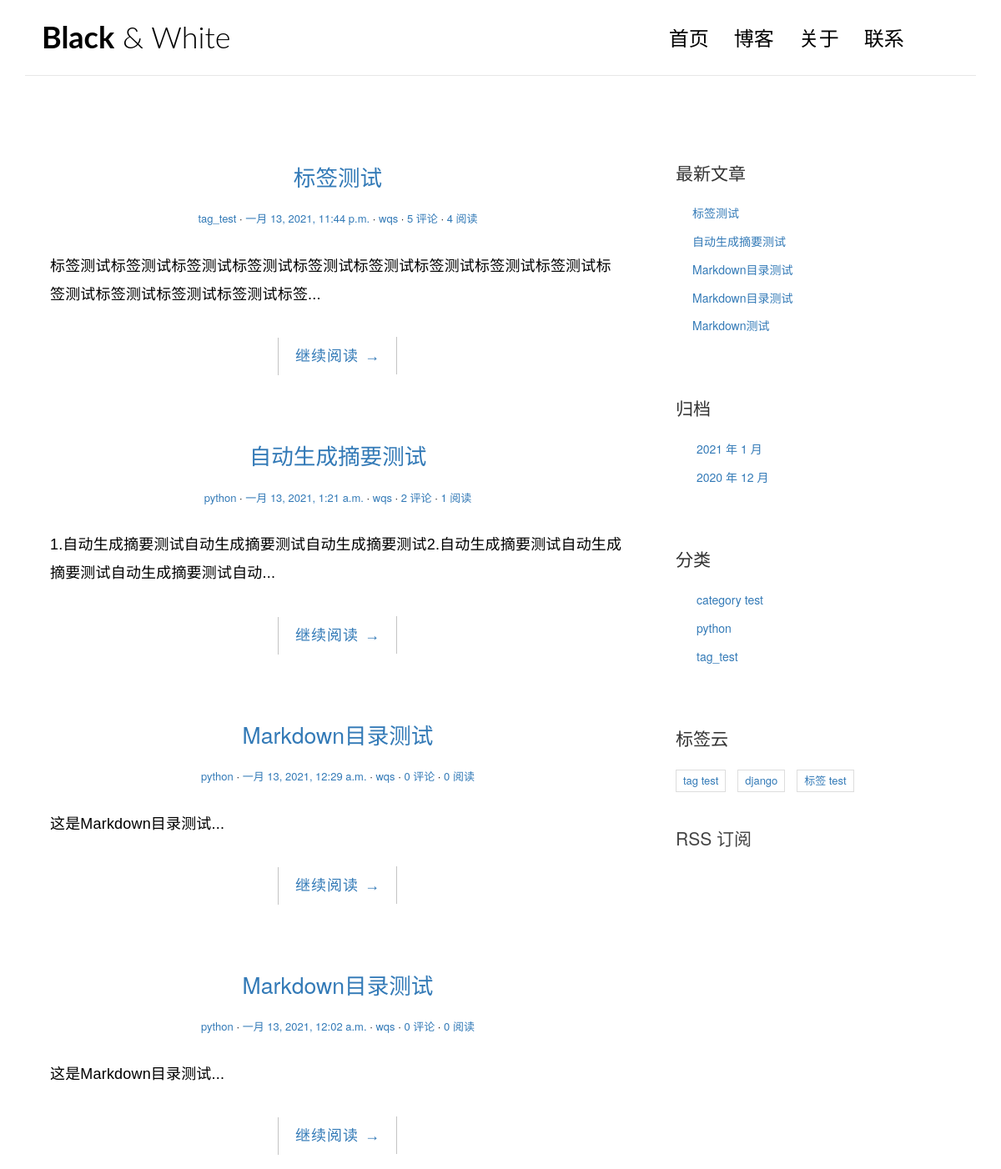
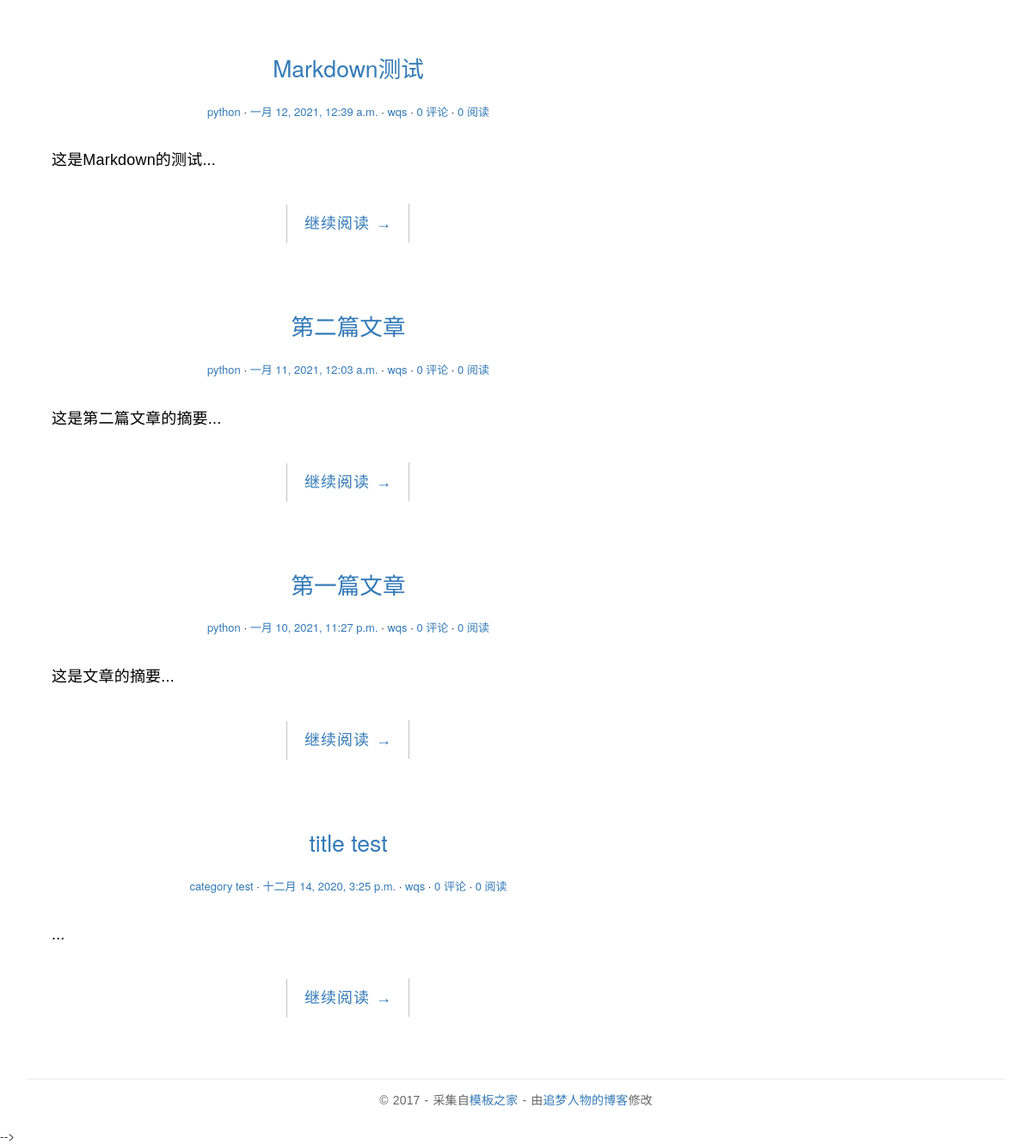
Before: / with the older database file (2 pictures, top to bottom).
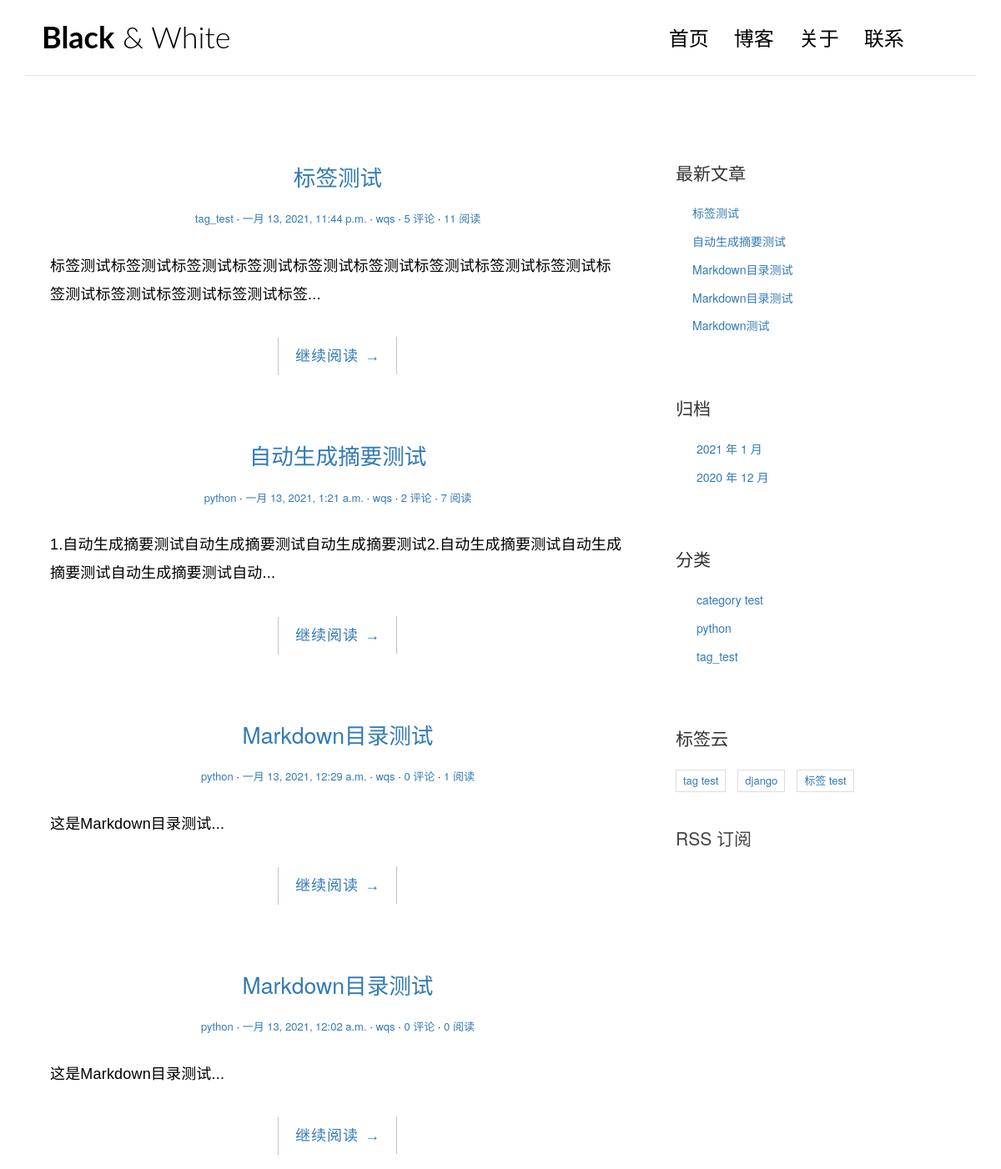
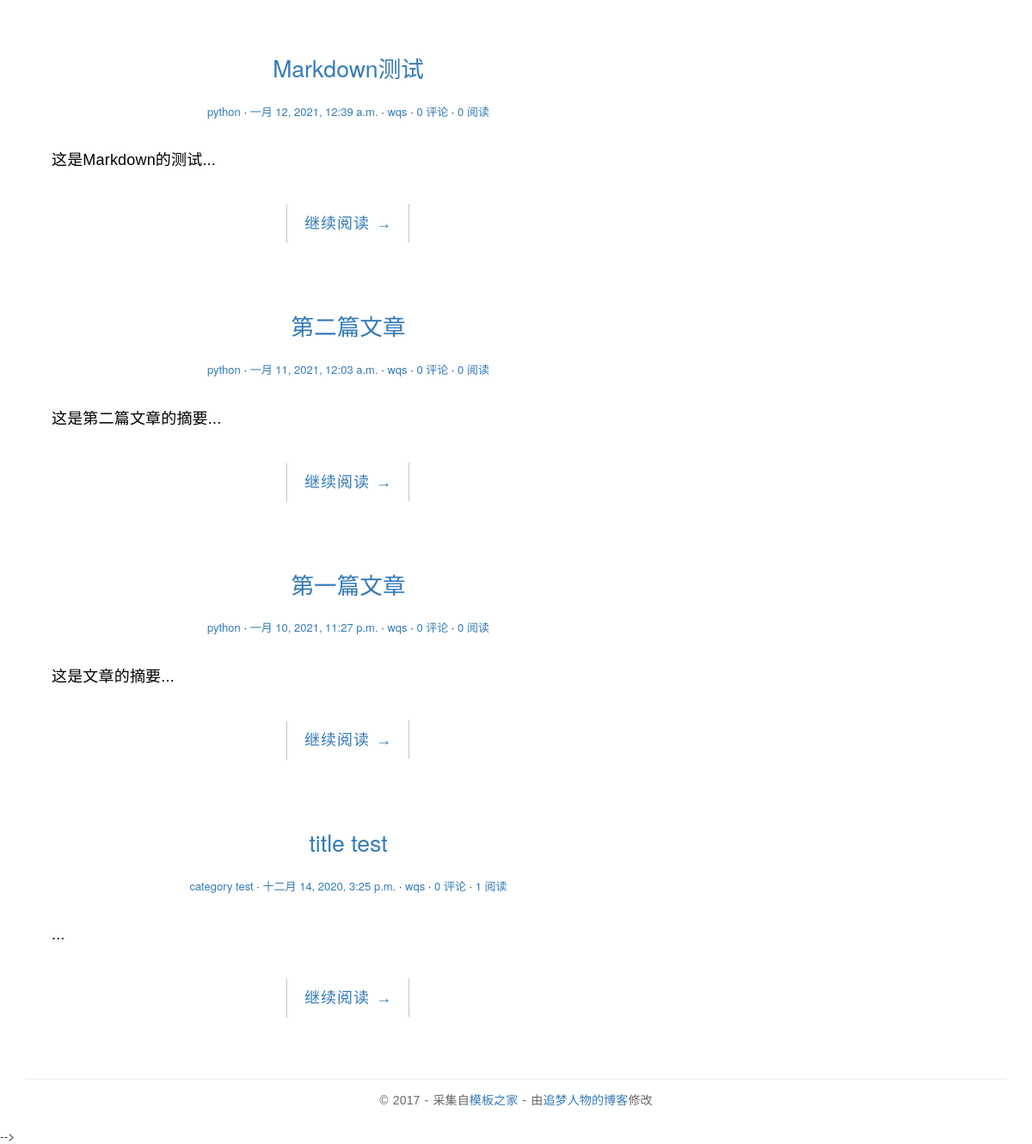
After: the same page with the newer database file (2 pictures, top to bottom).
### blog/models.py (models this page shows, shortened)
class Post(models.Model):
    title = models.CharField("标题", max_length=70)
    body = models.TextField("正文")
    created_time = models.DateTimeField("创建时间", default=timezone.now)
    modified_time = models.DateTimeField("修改时间")
    excerpt = models.CharField("摘要", max_length=200, blank=True)
    category = models.ForeignKey(Category, verbose_name="分类", on_delete=models.CASCADE)
    tags = models.ManyToManyField(Tag, verbose_name="标签", blank=True)
    author = models.ForeignKey(User, verbose_name="作者", on_delete=models.CASCADE)
    views = models.PositiveIntegerField(default=0, editable=False)
    class Meta:
        verbose_name = "文章"
        verbose_name_plural = verbose_name
        ordering = ["-created_time"]
    def get_absolute_url(self):
        return reverse('blog:detail', kwargs={'pk':self.pk})

class Category(models.Model):
    name = models.CharField("分类名", max_length=100)
    class Meta:
        verbose_name = "分类"
        verbose_name_plural = verbose_name

class Tag(models.Model):
    name = models.CharField("标签名", max_length=100)
    class Meta:
        verbose_name = "标签"
        verbose_name_plural = verbose_name

### blog/views.py (the view)
# urls.py: path('', views.IndexView.as_view(), name='index'),
class IndexView(ListView):
    model = Post
    template_name = 'blog/index.html'
    context_object_name = 'post_list'

### blog/templatetags/blog_extras.py (called while the page is built)
@register.inclusion_tag('blog/inclusions/_recent_posts.html', takes_context=True)
def show_recent_posts(context, num=5):
    return {
        'recent_post_list': Post.objects.all()[:num],
    }

@register.inclusion_tag('blog/inclusions/_archives.html', takes_context=True)
def show_archives(context):
    return {
        'date_list': Post.objects.dates('created_time', 'month', order='DESC'),
    }

@register.inclusion_tag('blog/inclusions/_categories.html', takes_context=True)
def show_categories(context):
    return {
        'category_list': Category.objects.all(),
    }

@register.inclusion_tag('blog/inclusions/_tags.html', takes_context=True)
def show_tags(context):
    return {
        'tag_list': Tag.objects.all(),
    }

### templates/blog/index.html (shortened to what this page needs)
{% extends 'base.html' %}
{% block main %}
{% for post in post_list %}
    <article class="post post-{{ post.pk }}"
        <header class="entry-header">
            <h1 class="entry-title">
                <a href="{{ post.get_absolute_url }}">{{ post.title }}</a>
            </h1>
            <div class="entry-meta">
                <span class="post-category"><a href="{% url 'blog:category' post.category.pk %}">{{ post.category.name }}</a></span>
                <span class="post-date"><a href="#"><time class="entry-date"
                    datetime="2012-11-09T23:15:57+00:00">{{ post.created_time }}</time></a></span>
                <span class="post-author"><a href="#">{{ post.author }}</a></span>
                <span class="comments-link"><a href="{{ post.get_absolute_url }}#comment-area">{{ post.comment_set.count }} 评论</a></span>
                <span class="views-count"><a href="{{ post.get_absolute_url }}">{{ post.views }} 阅读</a></span>
            </div>
        <div class="entry-content clearfix">
            <p>{{ post.excerpt }}...</p>
            <div class="read-more cl-effect-14">
                <a href="{{ post.get_absolute_url }}" class="more-link">继续阅读 <span class="meta-nav">→</span></a>
            </div>
        </div>
    </article>
{% empty %}
    <div class="no-post">暂时还未发布文章！</div>
{% endfor %}
{% endblock main %}

### templates/base.html (shortened to what this page needs)
{% load static %}
{% load blog_extras %}
<!DOCTYPE html>
<html>
<head>
    <link href="https://cdn.bootcss.com/highlight.js/9.15.8/styles/github.min.css" rel="stylesheet">
    <link rel="stylesheet" href="http://code.ionicframework.com/ionicons/2.0.1/css/ionicons.min.css">
    <link rel="stylesheet" href="{% static 'blog/css/pace.css' %}">
    <link rel="stylesheet" href="{% static 'blog/css/custom.css' %}">
    <link href="https://cdn.bootcss.com/bootstrap/3.3.7/css/bootstrap.min.css" rel="stylesheet">
</head>
<body>
<div class="container">
    <header id="site-header">
        <div class="row">
            <div class="col-md-4 col-sm-5 col-xs-8">
                <div class="logo">
                    <h1><a href="{% url 'blog:index' %}"><b>Black</b> &amp; White</a></h1>
                </div>
            </div>
            <div class="col-md-8 col-sm-7 col-xs-4">
                <nav class="main-nav" role="navigation">
                    <div class="collapse navbar-collapse" id="bs-example-navbar-collapse-1">
                        <ul class="nav navbar-nav navbar-right">
                            <li class="cl-effect-11"><a href="{% url 'blog:index' %}" data-hover="首页">首页</a></li>
                            <li class="cl-effect-11"><a href="full-width.html" data-hover="博客">博客</a></li>
                            <li class="cl-effect-11"><a href="about.html" data-hover="关于">关于</a></li>
                            <li class="cl-effect-11"><a href="contact.html" data-hover="联系">联系</a></li>
                        </ul>
                    </div>
                </nav>
            </div>
        </div>
    </header>
</div>
<div class="content-body">
    <div class="container">
        <div class="row">
            <main class='col-md-8'>
                {% block main %}
                {% endblock main %}
            </main>
            <aside class="col-md-4">
                {% show_recent_posts %}
				{% show_archives %}
				{% show_categories %}
				{% show_tags %}
                <div class="rss">
                    <a href=""> RSS 订阅</a>
                </div>
            </aside>
        </div>
    </div>
</div>
<footer id="site-footer">
    <div class="container">
        <div class="row">
            <div class="col-md-12">
                <p class="copyright">&copy 2017 - 采集自<a href="http://www.cssmoban.com/"
                                                        target="_blank" title="模板之家">模板之家</a>
                    - 由<a href="http://zmrenwu.com/" title="网页模板" target="_blank">追梦人物的博客</a>修改
                </p>
            </div>
        </div>
    </div>
</footer>
</body>
</html>

### templates/blog/inclusions/_recent_posts.html
<div class="widget widget-recent-posts">
  <h3 class="widget-title">最新文章</h3>
  <ul>
    {% for post in recent_post_list %}
      <li>
        <a href="{{ post.get_absolute_url }}">{{ post.title }}</a>
      </li>
    {% empty %}
      暂无文章！
    {% endfor %}
  </ul>
</div>

### templates/blog/inclusions/_archives.html
<div class="widget widget-archives">
  <h3 class="widget-title">归档</h3>
  <ul>
    {% for date in date_list %}
      <li>
        <a href="{% url 'blog:archive' date.year date.month %}">{{ date.year }} 年 {{ date.month }} 月</a>
      </li>
    {% empty %}
      暂无归档！
    {% endfor %}
  </ul>
</div>

### templates/blog/inclusions/_categories.html (shortened to what this page needs)
<div class="widget widget-category">
  <h3 class="widget-title">分类</h3>
  <ul>
    {% for category in category_list %}
      <li>
        <a href="{% url 'blog:category' category.pk %}">{{ category.name }} </a>
      </li>
    {% empty %}
      暂无分类！
    {% endfor %}
  </ul>
</div>

### templates/blog/inclusions/_tags.html
<div class="widget widget-tag-cloud">
  <h3 class="widget-title">标签云</h3>
  <ul>
    {% for tag in tag_list %}
      <li>
        <a href="{% url 'blog:tag' tag.pk %}">{{ tag.name }}</a>
      </li>
    {% empty %}
      暂无标签！
    {% endfor %}
  </ul>
</div>

### blog/static/blog/css/custom.css (style rules this page uses)
* { outline: none; }
h1, h2, h3, h4, h5, h6 { margin-top: 0; }
b { font-weight: 400; }
a { color: #333; }
body { color: #444; font-family: 'Lato', sans-serif; }
p { font-family: 'Ubuntu', sans-serif; font-weight: 400; word-spacing: 1px; letter-spacing: 0.01em; }
#site-header { background-color: #FFF; padding: 25px 20px; margin-bottom: 40px; border-bottom: 1px solid #e7e7e7; }
.logo h1 a { color: #000; }
.logo h1 { margin: 0; font-family: 'Lato', sans-serif; font-weight: 300; }
.main-nav { margin-top: 11px; max-width: 95%; }
.main-nav a { color: #000000 !important; padding: 0 0 5px 0 !important; margin-right: 30px; font-family: 'Lato', sans-serif; font-weight: 300; font-size: 24px; }
.cl-effect-11 a { padding: 10px 0; color: #0972b4; text-shadow: none; }
.cl-effect-11 a::before { position: absolute; top: 0; left: 0; overflow: hidden; padding: 0 0 5px 0 !important; max-width: 0; border-bottom: 1px solid #000; color: #000; content: attr(data-hover); white-space: nowrap; -webkit-transition: max-width 0.5s; -moz-transition: max-width 0.5s; transition: max-width 0.5s; }
.content-body { padding-bottom: 4em; }
.post { background: #fff; padding: 30px 30px 0; }
.entry-title { text-align: center; font-size: 1.9em; margin-bottom: 20px; line-height: 1.6; padding: 10px 20px 0; }
.entry-meta { text-align: center; color: #DDDDDD; font-size: 13px; margin-bottom: 30px; }
.entry-content { font-size: 18px; line-height: 1.9; font-weight: 300; color: #000; }
.post-category::after, .post-date::after, .post-author::after, .comments-link::after { content: ' ·'; color: #000; }
.read-more { font-family: 'Ubuntu', sans-serif; font-weight: 400; word-spacing: 1px; letter-spacing: 0.01em; text-align: center; margin-top: 20px; }
.cl-effect-14 a { padding: 0 20px; height: 45px; line-height: 45px; position: relative; display: inline-block; margin: 15px 25px; letter-spacing: 1px; font-weight: 400; text-shadow: 0 0 1px rgba(255, 255, 255, 0.3); }
.cl-effect-14 a::before, .cl-effect-14 a::after { position: absolute; width: 45px; height: 1px; background: #C3C3C3; content: ''; -webkit-transition: all 0.3s; -moz-transition: all 0.3s; transition: all 0.3s; pointer-events: none; }
.cl-effect-14 a::before { top: 0; left: 0; -webkit-transform: rotate(90deg); -moz-transform: rotate(90deg); transform: rotate(90deg); -webkit-transform-origin: 0 0; -moz-transform-origin: 0 0; transform-origin: 0 0; }
.cl-effect-14 a::after { right: 0; bottom: 0; -webkit-transform: rotate(90deg); -moz-transform: rotate(90deg); transform: rotate(90deg); -webkit-transform-origin: 100% 0; -moz-transform-origin: 100% 0; transform-origin: 100% 0; }
.widget { background: #fff; padding: 30px 0 0; }
.widget-title { font-size: 1.5em; margin-bottom: 20px; line-height: 1.6; padding: 10px 0 0; font-weight: 400; }
.widget-recent-posts ul { padding: 0; margin: 0; padding-left: 20px; }
.widget-recent-posts ul li { list-style-type: none; position: relative; line-height: 170%; margin-bottom: 10px; }
.widget-recent-posts ul li::before { content: '\f3d3'; font-family: "Ionicons"; position: absolute; left: -17px; top: 3px; font-size: 16px; color: #000; }
.widget-archives ul { padding: 0; margin: 0; padding-left: 25px; }
.widget-archives ul li { list-style-type: none; position: relative; line-height: 170%; margin-bottom: 10px; }
.widget-archives ul li::before { content: '\f3f3'; font-family: "Ionicons"; position: absolute; left: -25px; top: 1px; font-size: 16px; color: #000; }
.widget-category ul { padding: 0; margin: 0; padding-left: 25px; }
.widget-category ul li { list-style-type: none; position: relative; line-height: 170%; margin-bottom: 10px; }
.widget-category ul li::before { content: '\f3fe'; font-family: "Ionicons"; position: absolute; left: -25px; top: 1px; font-size: 18px; color: #000; }
.widget-tag-cloud ul { padding: 0; margin: 0; margin-right: -10px; }
.widget-tag-cloud ul li { list-style-type: none; font-size: 13px; display: inline-block; margin-right: 10px; margin-bottom: 10px; padding: 3px 8px; border: 1px solid #ddd; }
.rss { font-size: 21px; margin-top: 30px; }
.rss a { color: #444; }
#site-footer { padding-top: 10px; padding: 0 0 1.5em 0; }
.copyright { text-align: center; padding-top: 1em; margin: 0; border-top: 1px solid #eee; color: #666; }

Changed rows visible on the page:
changed Post "标签测试": views "4" → "11"
changed Post "自动生成摘要测试": views "1" → "7"
changed Post "一月 13, 2021, 12:29 a.m.": views "0" → "1"
changed Post "title test": views "0" → "1"
